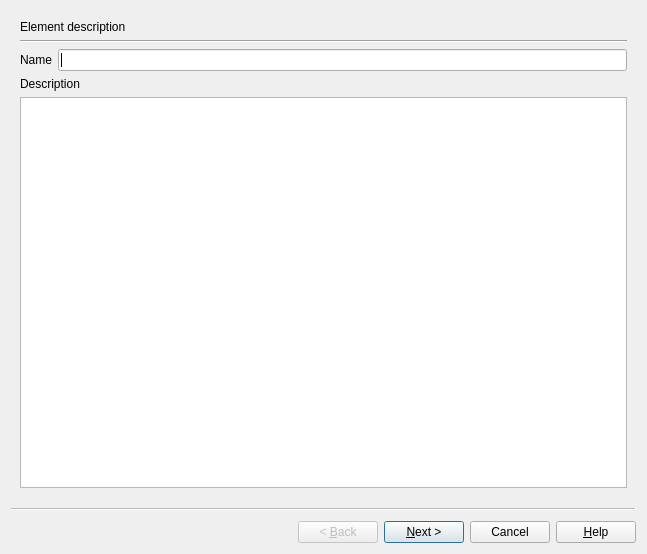
<?xml version="1.0" encoding="UTF-8"?>
<ui version="4.0">
 <class>CreateExternalProcessWorkerDialog</class>
 <widget class="QWizard" name="CreateExternalProcessWorkerDialog">
  <property name="geometry">
   <rect>
    <x>0</x>
    <y>0</y>
    <width>647</width>
    <height>554</height>
   </rect>
  </property>
  <property name="windowTitle">
   <string>Create Element with Command Line Tool</string>
  </property>
  <property name="wizardStyle">
   <enum>QWizard::ClassicStyle</enum>
  </property>
  <property name="options">
   <set>QWizard::HaveHelpButton|QWizard::HelpButtonOnRight</set>
  </property>
  <widget class="QWizardPage" name="wizardPage_2">
   <layout class="QVBoxLayout" name="verticalLayout_4">
    <property name="sizeConstraint">
     <enum>QLayout::SetMinAndMaxSize</enum>
    </property>
    <item>
     <widget class="QLabel" name="label_9">
      <property name="text">
       <string>Element description</string>
      </property>
     </widget>
    </item>
    <item>
     <widget class="Line" name="line_5">
      <property name="orientation">
       <enum>Qt::Horizontal</enum>
      </property>
     </widget>
    </item>
    <item>
     <layout class="QHBoxLayout" name="horizontalLayout_5">
      <item>
       <widget class="QLabel" name="label_6">
        <property name="text">
         <string>Name</string>
        </property>
       </widget>
      </item>
      <item>
       <widget class="QLineEdit" name="nameLineEdit"/>
      </item>
     </layout>
    </item>
    <item>
     <widget class="QLabel" name="label_7">
      <property name="text">
       <string>Description</string>
      </property>
     </widget>
    </item>
    <item>
     <widget class="QTextEdit" name="descriptionTextEdit">
      <property name="html">
       <string>&lt;!DOCTYPE HTML PUBLIC &quot;-//W3C//DTD HTML 4.0//EN&quot; &quot;http://www.w3.org/TR/REC-html40/strict.dtd&quot;&gt;
&lt;html&gt;&lt;head&gt;&lt;meta name=&quot;qrichtext&quot; content=&quot;1&quot; /&gt;&lt;style type=&quot;text/css&quot;&gt;
p, li { white-space: pre-wrap; }
&lt;/style&gt;&lt;/head&gt;&lt;body style=&quot; font-family:'.SF NS Text'; font-size:13pt; font-weight:400; font-style:normal;&quot;&gt;
&lt;p style=&quot;-qt-paragraph-type:empty; margin-top:12px; margin-bottom:12px; margin-left:0px; margin-right:0px; -qt-block-indent:0; text-indent:0px; font-family:'MS Shell Dlg 2'; font-size:8.25pt;&quot;&gt;&lt;br /&gt;&lt;/p&gt;&lt;/body&gt;&lt;/html&gt;</string>
      </property>
     </widget>
    </item>
   </layout>
  </widget>
  <widget class="QWizardPage" name="wizardPage1">
   <layout class="QVBoxLayout" name="verticalLayout">
    <property name="sizeConstraint">
     <enum>QLayout::SetMinAndMaxSize</enum>
    </property>
    <item>
     <widget class="QLabel" name="label">
      <property name="text">
       <string>Input data</string>
      </property>
     </widget>
    </item>
    <item>
     <widget class="Line" name="line">
      <property name="orientation">
       <enum>Qt::Horizontal</enum>
      </property>
     </widget>
    </item>
    <item>
     <widget class="QTableView" name="inputTableView"/>
    </item>
    <item>
     <layout class="QHBoxLayout" name="horizontalLayout">
      <property name="sizeConstraint">
       <enum>QLayout::SetMinAndMaxSize</enum>
      </property>
      <item>
       <spacer name="horizontalSpacer">
        <property name="orientation">
         <enum>Qt::Horizontal</enum>
        </property>
        <property name="sizeHint" stdset="0">
         <size>
          <width>188</width>
          <height>20</height>
         </size>
        </property>
       </spacer>
      </item>
      <item>
       <widget class="QPushButton" name="addInputButton">
        <property name="text">
         <string>Add input</string>
        </property>
       </widget>
      </item>
      <item>
       <widget class="QPushButton" name="deleteInputButton">
        <property name="text">
         <string>Delete</string>
        </property>
       </widget>
      </item>
     </layout>
    </item>
    <item>
     <widget class="QLabel" name="label_2">
      <property name="text">
       <string>Output data</string>
      </property>
     </widget>
    </item>
    <item>
     <widget class="Line" name="line_2">
      <property name="orientation">
       <enum>Qt::Horizontal</enum>
      </property>
     </widget>
    </item>
    <item>
     <widget class="QTableView" name="outputTableView"/>
    </item>
    <item>
     <layout class="QHBoxLayout" name="horizontalLayout_2">
      <property name="sizeConstraint">
       <enum>QLayout::SetMinAndMaxSize</enum>
      </property>
      <item>
       <spacer name="horizontalSpacer_2">
        <property name="orientation">
         <enum>Qt::Horizontal</enum>
        </property>
        <property name="sizeHint" stdset="0">
         <size>
          <width>188</width>
          <height>20</height>
         </size>
        </property>
       </spacer>
      </item>
      <item>
       <widget class="QPushButton" name="addOutputButton">
        <property name="text">
         <string>Add output</string>
        </property>
       </widget>
      </item>
      <item>
       <widget class="QPushButton" name="deleteOutputButton">
        <property name="text">
         <string>Delete</string>
        </property>
       </widget>
      </item>
     </layout>
    </item>
   </layout>
  </widget>
  <widget class="QWizardPage" name="wizardPage2">
   <layout class="QVBoxLayout" name="verticalLayout_2">
    <property name="sizeConstraint">
     <enum>QLayout::SetMinAndMaxSize</enum>
    </property>
    <item>
     <widget class="QLabel" name="label_5">
      <property name="text">
       <string>Parameters</string>
      </property>
     </widget>
    </item>
    <item>
     <widget class="Line" name="line_4">
      <property name="orientation">
       <enum>Qt::Horizontal</enum>
      </property>
     </widget>
    </item>
    <item>
     <widget class="QTableView" name="attributesTableView"/>
    </item>
    <item>
     <layout class="QHBoxLayout" name="horizontalLayout_4">
      <property name="sizeConstraint">
       <enum>QLayout::SetMinAndMaxSize</enum>
      </property>
      <item>
       <spacer name="horizontalSpacer_3">
        <property name="orientation">
         <enum>Qt::Horizontal</enum>
        </property>
        <property name="sizeHint" stdset="0">
         <size>
          <width>188</width>
          <height>20</height>
         </size>
        </property>
       </spacer>
      </item>
      <item>
       <widget class="QPushButton" name="addAttributeButton">
        <property name="text">
         <string>Add attribute</string>
        </property>
       </widget>
      </item>
      <item>
       <widget class="QPushButton" name="deleteAttributeButton">
        <property name="text">
         <string>Delete</string>
        </property>
       </widget>
      </item>
     </layout>
    </item>
   </layout>
  </widget>
  <widget class="QWizardPage" name="wizardPage">
   <layout class="QVBoxLayout" name="verticalLayout_3">
    <property name="sizeConstraint">
     <enum>QLayout::SetMinAndMaxSize</enum>
    </property>
    <item>
     <widget class="QLabel" name="label_3">
      <property name="text">
       <string>Command line template</string>
      </property>
     </widget>
    </item>
    <item>
     <widget class="Line" name="line_3">
      <property name="orientation">
       <enum>Qt::Horizontal</enum>
      </property>
     </widget>
    </item>
    <item>
     <layout class="QHBoxLayout" name="horizontalLayout_3">
      <property name="sizeConstraint">
       <enum>QLayout::SetMinAndMaxSize</enum>
      </property>
      <item>
       <widget class="QLabel" name="label_4">
        <property name="text">
         <string>Execution string</string>
        </property>
       </widget>
      </item>
      <item>
       <widget class="QLineEdit" name="templateLineEdit"/>
      </item>
     </layout>
    </item>
    <item>
     <widget class="QLabel" name="label_8">
      <property name="text">
       <string>Parameterized description</string>
      </property>
     </widget>
    </item>
    <item>
     <widget class="QTextEdit" name="prompterTextEdit">
      <property name="html">
       <string>&lt;!DOCTYPE HTML PUBLIC &quot;-//W3C//DTD HTML 4.0//EN&quot; &quot;http://www.w3.org/TR/REC-html40/strict.dtd&quot;&gt;
&lt;html&gt;&lt;head&gt;&lt;meta name=&quot;qrichtext&quot; content=&quot;1&quot; /&gt;&lt;style type=&quot;text/css&quot;&gt;
p, li { white-space: pre-wrap; }
&lt;/style&gt;&lt;/head&gt;&lt;body style=&quot; font-family:'.SF NS Text'; font-size:13pt; font-weight:400; font-style:normal;&quot;&gt;
&lt;p style=&quot;-qt-paragraph-type:empty; margin-top:12px; margin-bottom:12px; margin-left:0px; margin-right:0px; -qt-block-indent:0; text-indent:0px; font-family:'MS Shell Dlg 2'; font-size:8.25pt;&quot;&gt;&lt;br /&gt;&lt;/p&gt;&lt;/body&gt;&lt;/html&gt;</string>
      </property>
     </widget>
    </item>
   </layout>
  </widget>
 </widget>
 <resources/>
 <connections/>
</ui>
